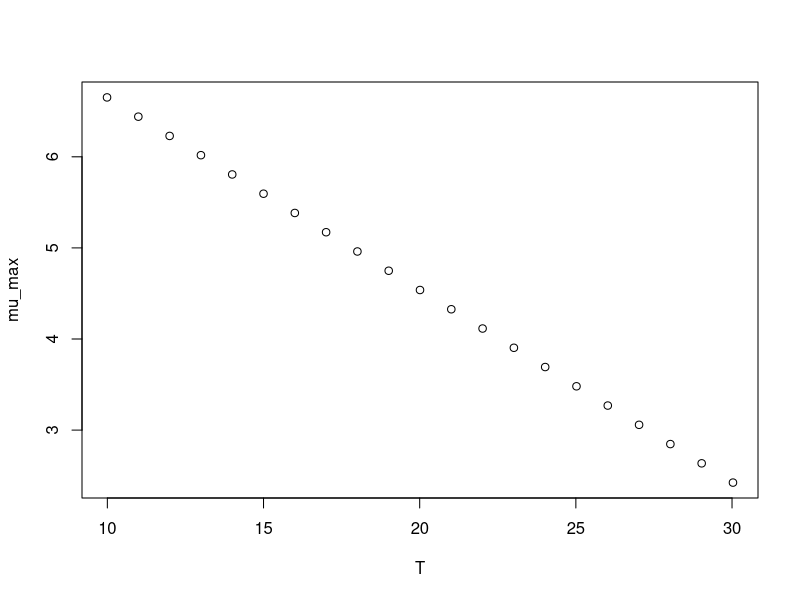

Write R code to recreate this figure.
#############################
# start of Parameter script
#############################
T <- seq(9.99000999000999,30.03,length.out=21)
#############################
# end of Parameter script
#############################
############################# 
# start of Model script Gropin ID 1105 
#############################
 
# constant coefficients for this model
 
variables <- data.frame(T)
argumentsPar <- expand.grid(variables)
 
# heart of the model
response_surface <- function(T) {
   mumax <-8.760-0.211*T

return(mumax=mumax)
} 

# output parameters
mumax <- cbind(argumentsPar,response_surface(argumentsPar['T']))
colnames(mumax) <- c(colnames(argumentsPar),'mumax')
#############################
# End of Model script
#############################
############################# 
# start of Visualisation script Gropin ID 1105 
#############################
plot(T,mumax$mumax,
                          xlab='T',
                          ylab='mu_max')
#############################
# End of Visualisation script
#############################
